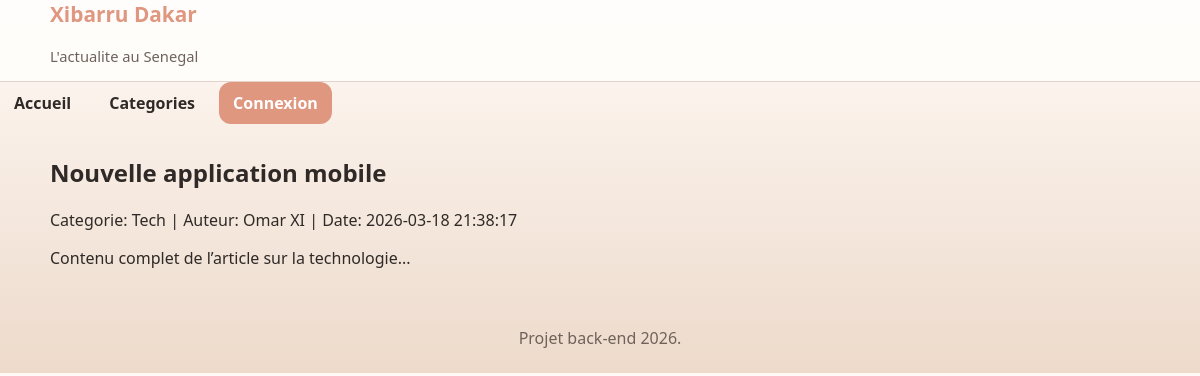
The app's page /articles/voir.php?id=1, older data.
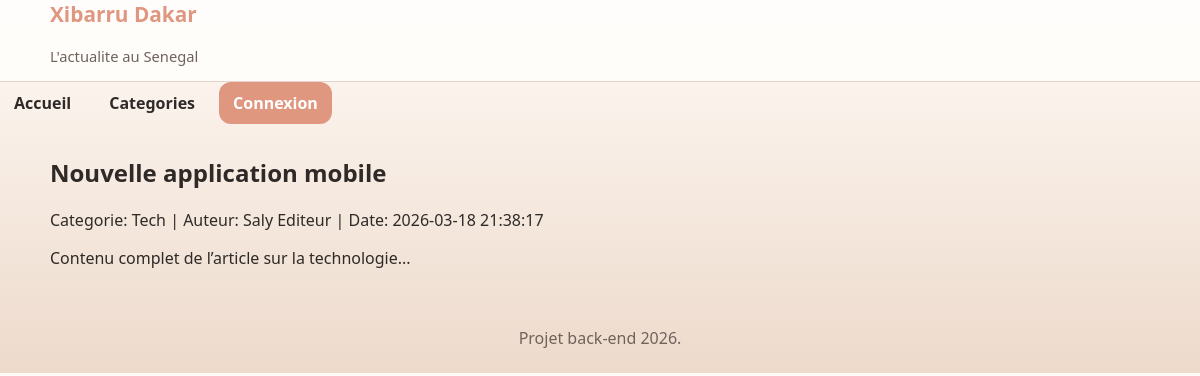
The same page, newer data.
### tables this page shows
CREATE TABLE articles (
    id INT AUTO_INCREMENT PRIMARY KEY,
    titre VARCHAR(255) NOT NULL,
    description_courte TEXT NOT NULL,
    contenu LONGTEXT NOT NULL,
    categorie_id INT NOT NULL,
    auteur_id INT NOT NULL,
    date_publication DATETIME NOT NULL DEFAULT CURRENT_TIMESTAMP,
    FOREIGN KEY (categorie_id) REFERENCES categories(id) ON DELETE RESTRICT,
    FOREIGN KEY (auteur_id) REFERENCES utilisateurs(id) ON DELETE RESTRICT
);

CREATE TABLE utilisateurs (
    id INT AUTO_INCREMENT PRIMARY KEY,
    prenom VARCHAR(100) NOT NULL,
    nom VARCHAR(100) NOT NULL,
    login VARCHAR(100) NOT NULL UNIQUE,
    mot_de_passe VARCHAR(255) NOT NULL,
    role ENUM('editeur','administrateur') NOT NULL
);

CREATE TABLE categories (
    id INT AUTO_INCREMENT PRIMARY KEY,
    nom VARCHAR(100) NOT NULL UNIQUE
);

### includes/functions.php (called while the page is built, shortened)
<?php
function e(?string $value): string
{
    return htmlspecialchars((string) $value, ENT_QUOTES, 'UTF-8');
}

### articles/voir.php (the view, shortened to what this page needs)
<?php
$pdo = getPDO();
$id = filter_input(INPUT_GET, 'id', FILTER_VALIDATE_INT);
$stmt = $pdo->prepare(
    'SELECT a.*, c.nom AS categorie, u.prenom, u.nom
     FROM articles a
     INNER JOIN categories c ON c.id = a.categorie_id
     INNER JOIN utilisateurs u ON u.id = a.auteur_id
     WHERE a.id = :id'
);
$stmt->execute(['id' => $id]);
$article = $stmt->fetch();
require __DIR__ . '/../entete.php';
?>
<article>
    <h2><?= e($article['titre']) ?></h2>
    <p>
        Categorie: <?= e($article['categorie']) ?> |
        Auteur: <?= e($article['prenom'] . ' ' . $article['nom']) ?> |
        Date: <?= e($article['date_publication']) ?>
    </p>
    <p><?= nl2br(e($article['contenu'])) ?></p>
</article>
<?php require __DIR__ . '/../includes/footer.php'; ?>

Row changes from the older to the newer data that the page shows:
changed through a linked row, articles "Nouvelle application mobile": auteur.nom "Omar XI" → "Saly Editeur"
